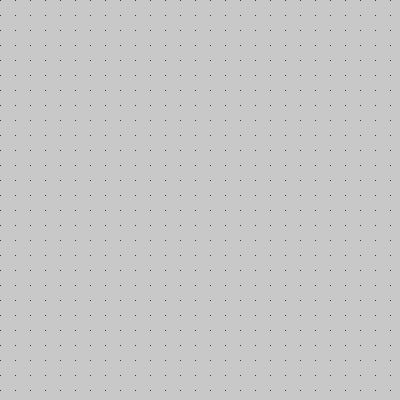
Frame 1 (no input)
Frame 60 (the mouse pressed at the canvas centre just before this capture): identical to frame 1, image omitted
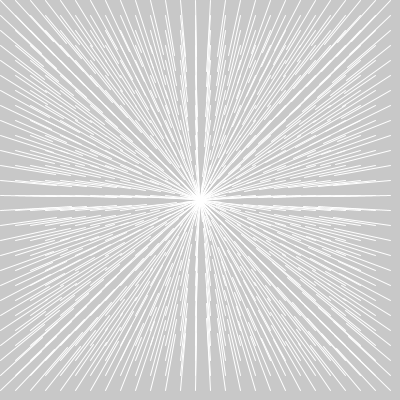
Frame 120 (the mouse held since frame 60 and released just before this capture)

The Processing sketch that drew these frames (run headless with seeded random() and noise(); from frame 60 on, the mouse is pressed at the canvas centre):

// Processing sketch: processing_27949
// ── processing_27949.pde

void setup(){
size(400,400);
smooth();
}
 
void draw()
{
  background(200);
  int x = 0;
  int y = 100;
  float angle = 0;
   
  for (x = 0; x <= width; x+=15) {
    for (y = 0; y <= height; y+=15) {
      pushMatrix();

      translate(x,y);
      angle = atan2(mouseY-y, mouseX-x); 
      rotate(angle);
      float abstand = dist (mouseX, mouseY,0,0);
       stroke(abstand);  
      line(0, 0, abstand/5, 0);
      ellipse (0,0,0,0);
      popMatrix();

  
    }
  }
}
